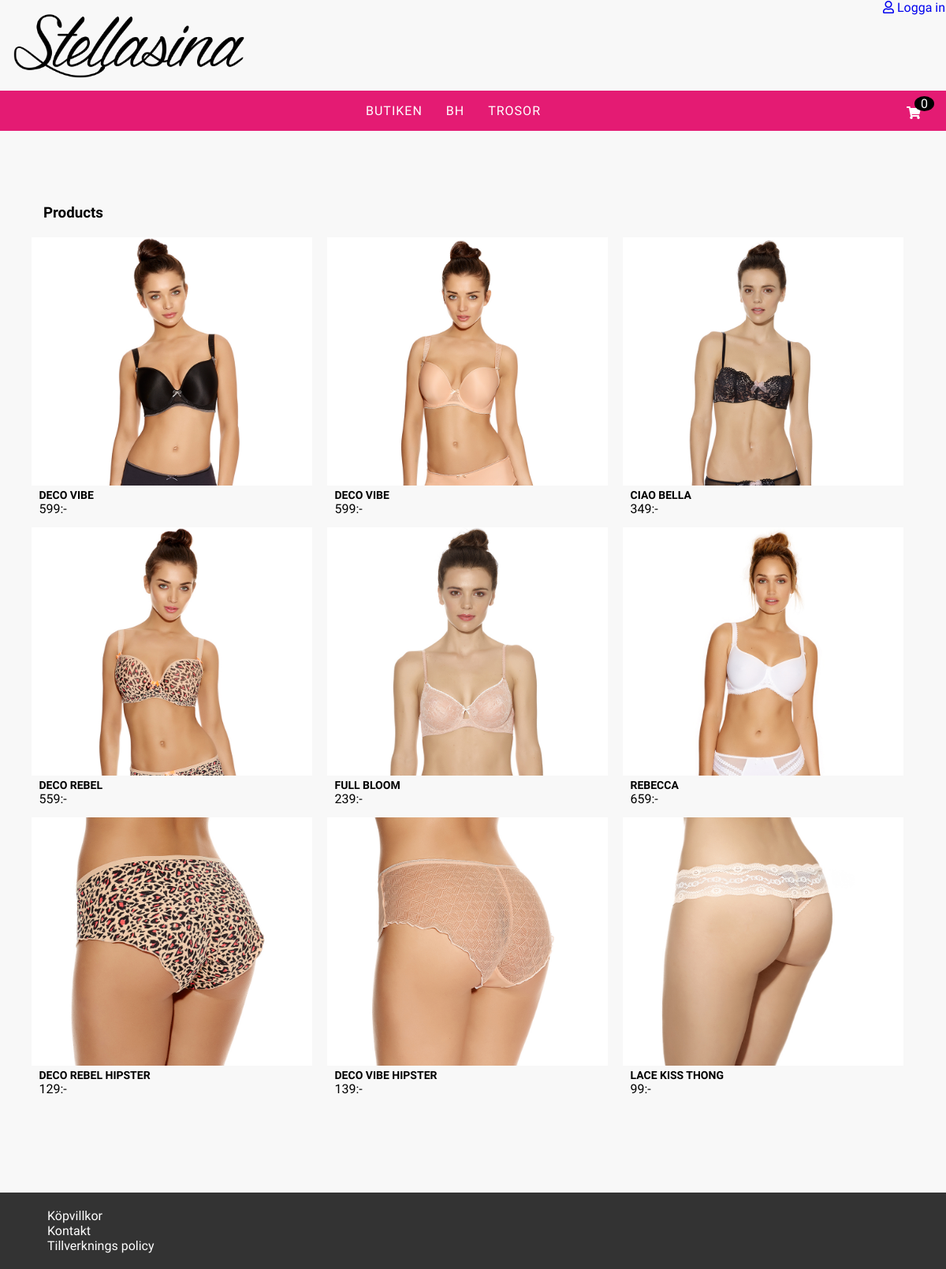
Page /products on the committed database.
### tables this page shows
CREATE TABLE categorys
(   CategoryId INT NOT NULL AUTO_INCREMENT PRIMARY KEY,  
    CategoryName VARCHAR(550) NOT NULL
);

CREATE TABLE Products
(
    ProductsId INT NOT NULL AUTO_INCREMENT PRIMARY KEY,  
    ProductName VARCHAR(50) NOT NULL,
    Description VARCHAR(500) NOT NULL,
    Price  INT NOT NULL,
    Color VARCHAR(50) NOT NULL,
    Img  VARCHAR(500) NOT NULL,
    CategoryId INT NOT NULL,

    constraint FK_catID foreign key(CategoryId) references categorys(CategoryId)
);

### resources/classes/product.php (called while the page is built, shortened)
<?php
class Product {
    public function get_all_products() {
        $pdo = connect();
        $sql = "SELECT * FROM products";
        $toGet = $pdo->prepare($sql);
        $toGet->execute();
        return $toGet;
    }
    public function get_categoryForHeader() {
        $pdo = connect();
        $sql = "SELECT * FROM categorys";
        $toGet = $pdo->prepare($sql);
        $toGet->execute();
        return $toGet;
    }
}
?>

### shop/products.php (the view)
<?php
$product = New Product;
$result = $product->get_all_products();
$rows = $result->fetchAll();
?>
<main id="product-content">
    <section class="product-container">
        <h3 class="category-title">Products</h3>
        <?php foreach($rows as $row) { ?>
        <div class="product-card">
            <a href="shop/product-detail.php?product=<?php echo $row['ProductsId']; ?>">
                <img class="product-image" src="<?php echo $row['Img'];?>" >
                <h2 class="title"><?php echo $row['ProductName']; ?></h2>
                <span class="price"><?php echo $row['Price'];?></span><span>:-</span>
            </a>
        </div>
        <?php } ?>
    </section>
</main>

### header.php (shortened to what this page needs)
<?php
$productCat = New Product;
$result = $productCat->get_categoryForHeader();
$category = $result->fetchAll();
?>
<!DOCTYPE html>
<html>
    <head>
        <link rel="stylesheet" href="https://use.fontawesome.com/releases/v5.11.2/css/all.css">
        <link rel="stylesheet" href="https://use.fontawesome.com/releases/v5.11.2/css/v4-shims.css">
        <link rel="stylesheet" type="text/css" href="http://localhost/Stellasina/css/style.css?d=<?php echo time(); ?>">
        <link rel="stylesheet" type="text/css" href="http://localhost/Stellasina/css/admin.css?d=<?php echo time(); ?>">
        <link rel="stylesheet" type="text/css" href="http://localhost/Stellasina/css/customer.css?d=<?php echo time(); ?>">
        <link rel="stylesheet" type="text/css" href="http://localhost/Stellasina/css/shop.css?d=<?php echo time(); ?>">
    </head>
<body>
    <header>
      <div class="header-logo">
        <a href="http://localhost/Stellasina/"><img src="http://localhost/Stellasina/img/logo.png"></a>
      </div>
      <?php if($_SESSION['authorized'] != true) { ?>
        <a href="http://localhost/Stellasina/login" class="login-logout"><i class="far fa-user"></i> Logga in</a>
      <?php } else if(isset ($_SESSION['authorized']) && $_SESSION['authorized'] === true) { ?>
        <a href="http://localhost/Stellasina/customerstart" class="my-account login-logout">Mitt konto</a>
        <a href="http://localhost/Stellasina/logout" class="login-logout"><i class="far fa-user"></i> Logga ut</a>
      <?php } ?>
      <nav class="main-nav">
        <div class="cart-button">
            <div class="qty-in-cart"></div>
            <i class="fas fa-shopping-cart"></i>
        </div>
        <ul>
            <li><a href="http://localhost/Stellasina/products">Butiken</a></li>
            <?php foreach($category as $row) { ?>
            <li><a href="http://localhost/Stellasina/category/<?php echo $row['CategoryName']; ?>"><?php echo $row['CategoryName'] ?></a></li>
            <?php } ?>
        </ul>
      </nav>
    </header>
    <?php   include_once 'headercart.php'; ?>

### css/style.css (style rules this page uses)
* { font-family: 'Source Sans Pro', sans-serif; box-sizing: border-box; }
html, body { box-sizing: border-box; width: 100%; min-height: 100%; height: 100%; }
body { margin: 0; padding: 0; background: #f8f8f8; }
main { margin: 120px auto 110px auto; }
header, main { width: 80%; display: block; }
header { width: 100%; justify-content: center; background: #f8f8f8; z-index: 10; height: 120px; }
.header-logo { width: 100%; top: 0; z-index: 999; background: #f8f8f8; position: absolute; }
header img { width: 300px; margin: 15px; }
header .login-logout { width: 80px; position: absolute; top: 0; right: 0; z-index: 999; }
.main-nav { width: 100%; background: #e41b73; display: block; top: 115px; position: absolute; z-index: 999; }
.main-nav ul { list-style: none; display: flex; justify-content: center; padding-left: 0px; }
.main-nav li { color: white; display: inline-block; text-transform: uppercase; font-family: 'Source Sans Pro', sans-serif; letter-spacing: 1px; }
.main-nav li a { padding-left: 15px; padding-right: 15px; }
.cart-button { width: 50px; display: block; float: right; cursor: pointer; }
.qty-in-cart { background: black; width: 25px; border-radius: 50%; z-index: 9999999; color: white; text-align: center; top: 7px; left: 10px; position: relative; }
.main-nav .fas { color: white; }
a { text-decoration: none; }
.product-card h2 { font-size: 14px; margin: 0px; padding-left: 10px; }
.product-card .price { padding-left: 10px; }
.category-title { width: 100%; margin-left: 55px; }
li > a { color: #fff; }

### css/shop.css (style rules this page uses)
.product-container { display: flex; flex-wrap: wrap; flex-direction: row; justify-content: center; }
.product-card { box-sizing: border-box; display: block; margin-right: 15px; width: 30%; margin-bottom: 10px; padding: 2px; }
.product-card a { text-decoration: none; text-transform: uppercase; color: #000; }
.product-card a > .product-image { width: 100%; }
#product-content { width: unset; }

### rows in the picture
categorys: CategoryName "BH"
categorys: CategoryName "TROSOR"
products: Img (picture), ProductName "DECO VIBE", Price "599"
products: Img (picture), ProductName "DECO VIBE", Price "599"
products: Img (picture), ProductName "CIAO BELLA", Price "349"
products: Img (picture), ProductName "DECO REBEL", Price "559"
products: Img (picture), ProductName "FULL BLOOM", Price "239"
products: Img (picture), ProductName "REBECCA", Price "659"
products: Img (picture), ProductName "DECO REBEL HIPSTER", Price "129"
products: Img (picture), ProductName "DECO VIBE HIPSTER", Price "139"
products: Img (picture), ProductName "LACE KISS THONG", Price "99"
